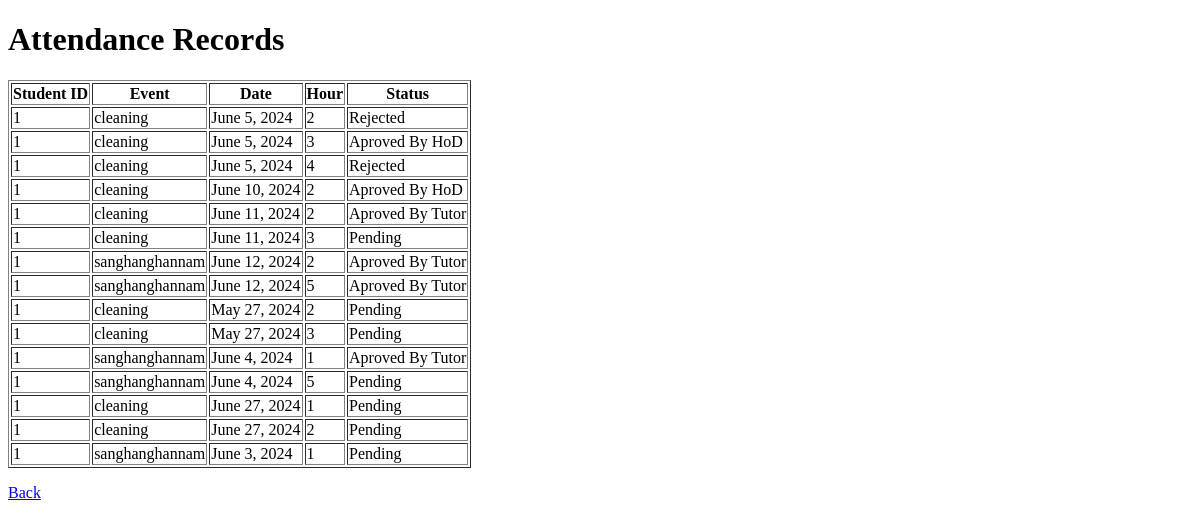
The page /student/viewattendance/ (signed in) on the database as committed earlier.
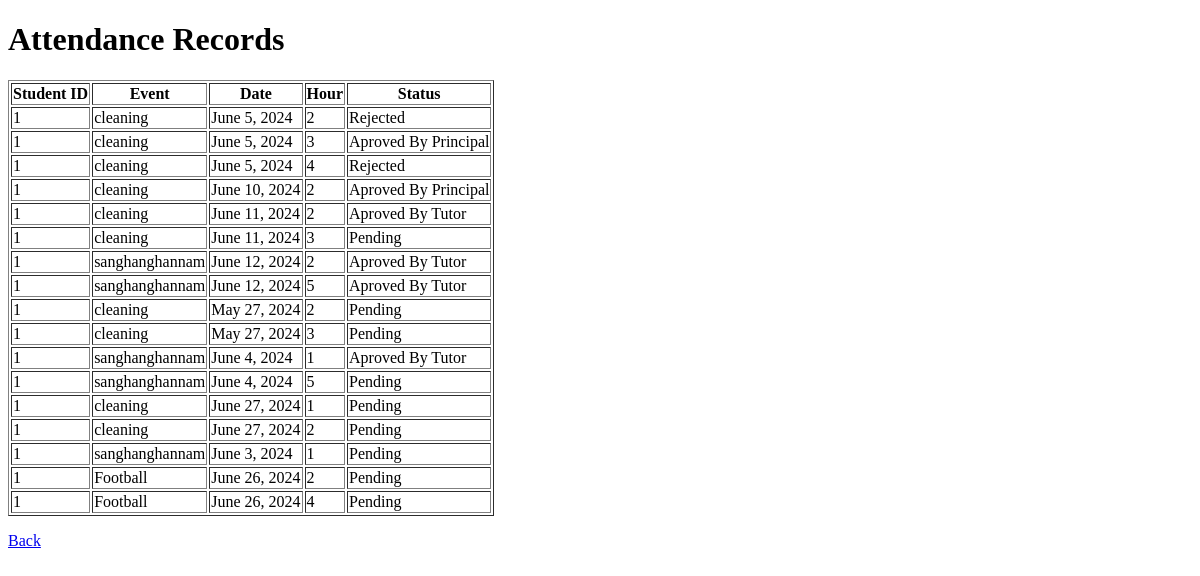
The same page on the database as committed later.
### student/models.py (models this page shows, shortened)
class addattendance(models.Model):
    Status = [
        ('pending','pending'),
        ('rejected','rejected'),
        ('ap_by_teacher','ap_by_teacher'),
        ('ap_by_tutor','ap_by_tutor'),
        ('ap_by_hod','ap_by_hod'),
        ('ap_by_princi','ap_by_princi'),
        ('ap_by_tutor_2','ap_by_tutor_2')
    ]
    event = models.ForeignKey(event,on_delete=models.CASCADE)
    student = models.ForeignKey(student,on_delete=models.CASCADE)
    date = models.DateField()
    hour = models.SmallIntegerField(null=True)
    totalhour = models.IntegerField(default=1)
    status_id = models.CharField(max_length=15, choices=Status, default='pending')

class event(models.Model):
    ex_id = models.ForeignKey(extra_curricular_activities,on_delete=models.CASCADE)
    event_description = models.CharField(max_length=120, unique=True)
    def __str__(self):
        return self.event_description

### student/views.py (the view)
# urls.py: path('viewattendance/',views.view_attendance,name='student_view_attendance'),
@login_required()
def view_attendance(request):
    stud = student.objects.filter(user=request.user).first()
    attendance_records = addattendance.objects.filter(student=stud)
    return render(request, 'student/view_attendance.html', {'attendance_records': attendance_records})

### student/templates/student/view_attendance.html (shortened to what this page needs)
<!DOCTYPE html>
<html lang="en">
<head>
</head>
<body>
    <h1>Attendance Records</h1>
    <table border=1>
        <thead>
            <tr>
                <th>Student ID</th>
                <th>Event</th>
                <th>Date</th>
                <th>Hour</th>
                <th>Status</th>
            </tr>
        </thead>
        <tbody>
            {% for attendance in attendance_records %}
                <tr>
                    <td>{{ attendance.student_id }}</td>
                    <td>{{ attendance.event }}</td>
                    <td>{{ attendance.date }}</td>
                    <td>{{ attendance.hour }}</td>
                    <td>
                    {% if attendance.status_id == 'pending'%}
                    Pending
                    {% elif attendance.status_id == 'ap_by_teacher' %}
                    Aproved By Teacher
                    {% elif attendance.status_id == 'ap_by_tutor' %}
                    Aproved By Tutor
                    {% elif attendance.status_id == 'ap_by_hod' %}
                    Aproved By HoD
                    {% elif attendance.status_id == 'ap_by_tutor_2' %}
                    Aproved Successfully
                    {% elif attendance.status_id == 'ap_by_princi' %}
                    Aproved By Principal
                    {% elif attendance.status_id == 'rejected' %}
                    Rejected
                    {%endif%}
                    </td>
                </tr>
            {% endfor %}
         </tbody>
    </table>
    <p><a href="{% url 'student' %}">Back</a></p>
</body>
</html>

Rows that differ between the two databases and show on the page:
changed addattendance (number 2 of 17 on the later page): status_id "Aproved By HoD" → "Aproved By Principal"
changed addattendance "June 10, 2024": status_id "Aproved By HoD" → "Aproved By Principal"
added addattendance: student_id "1", event "Football", date "June 26, 2024", hour "2", status_id "Pending"
added addattendance: student_id "1", event "Football", date "June 26, 2024", hour "4", status_id "Pending"
